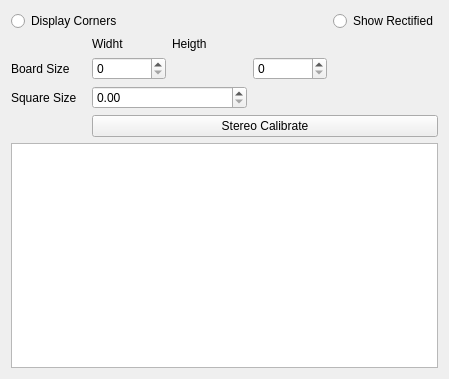
<?xml version="1.0" encoding="UTF-8"?>
<ui version="4.0">
 <class>calibratesetting</class>
 <widget class="QWidget" name="calibratesetting">
  <property name="geometry">
   <rect>
    <x>0</x>
    <y>0</y>
    <width>449</width>
    <height>379</height>
   </rect>
  </property>
  <property name="windowTitle">
   <string>Calibrate Setting</string>
  </property>
  <layout class="QGridLayout" name="gridLayout">
   <item row="0" column="0" colspan="2">
    <widget class="QRadioButton" name="displcorners">
     <property name="text">
      <string>Display Corners</string>
     </property>
     <property name="autoExclusive">
      <bool>false</bool>
     </property>
    </widget>
   </item>
   <item row="0" column="4">
    <widget class="QRadioButton" name="showrectified">
     <property name="text">
      <string>Show Rectified</string>
     </property>
     <property name="autoExclusive">
      <bool>false</bool>
     </property>
    </widget>
   </item>
   <item row="1" column="1">
    <widget class="QLabel" name="boardlbl_2">
     <property name="text">
      <string>Widht</string>
     </property>
    </widget>
   </item>
   <item row="1" column="2" colspan="2">
    <widget class="QLabel" name="boardlbl_3">
     <property name="text">
      <string>Heigth</string>
     </property>
    </widget>
   </item>
   <item row="2" column="0">
    <widget class="QLabel" name="boardlbl">
     <property name="text">
      <string>Board Size</string>
     </property>
    </widget>
   </item>
   <item row="2" column="1">
    <widget class="QSpinBox" name="boardwidht"/>
   </item>
   <item row="2" column="3">
    <widget class="QSpinBox" name="boardheight"/>
   </item>
   <item row="3" column="0">
    <widget class="QLabel" name="boardlbl_4">
     <property name="text">
      <string>Square Size</string>
     </property>
    </widget>
   </item>
   <item row="3" column="1" colspan="2">
    <widget class="QDoubleSpinBox" name="squaresize"/>
   </item>
   <item row="4" column="1" colspan="4">
    <widget class="QPushButton" name="calibratebtn">
     <property name="text">
      <string>Stereo Calibrate</string>
     </property>
    </widget>
   </item>
   <item row="5" column="0" colspan="5">
    <widget class="QPlainTextEdit" name="plainTextEdit"/>
   </item>
  </layout>
 </widget>
 <resources/>
 <connections/>
</ui>
